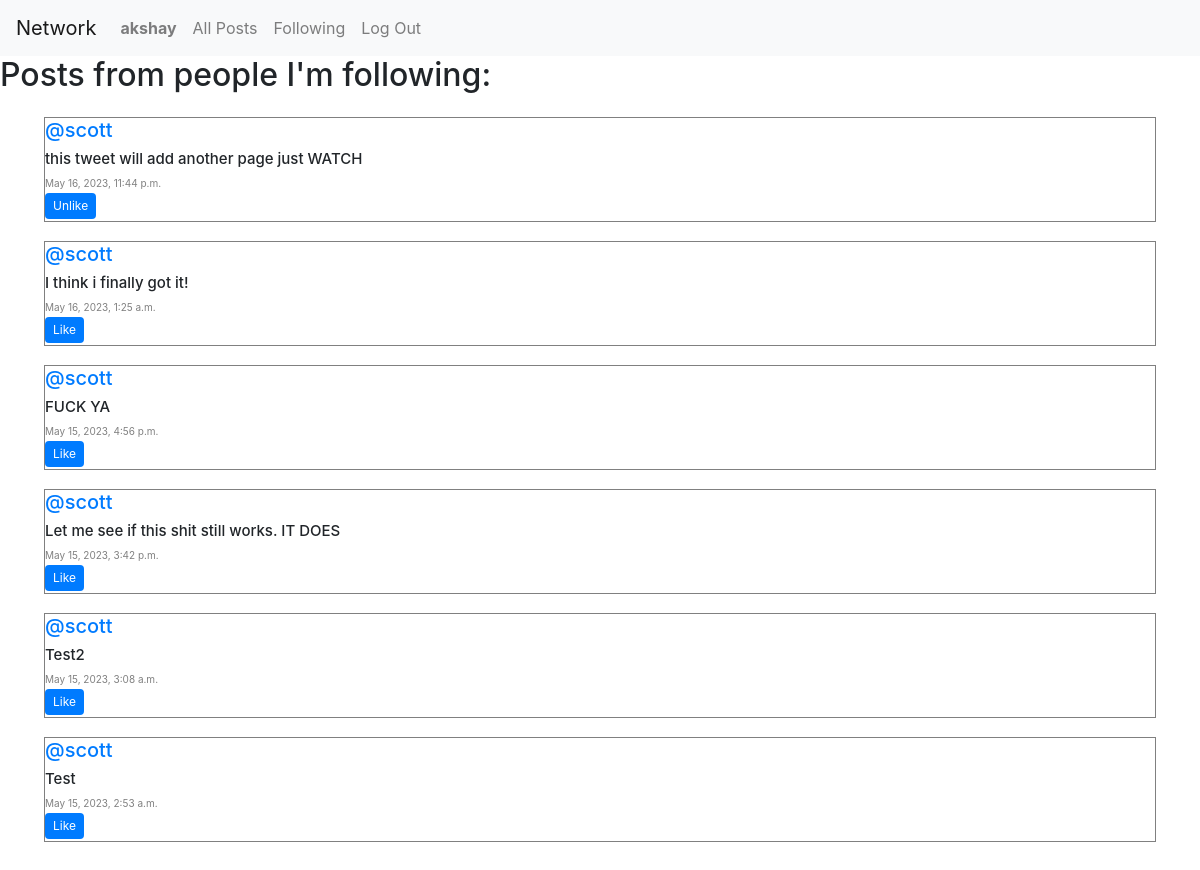
The app's page /following (signed in) with its own data.
### network/models.py (models this page shows, shortened)
class User(AbstractUser):
    pass

class Post(models.Model):
    text = models.CharField(max_length=280)
    user = models.ForeignKey(User, on_delete=models.CASCADE, related_name="author")
    date = models.DateTimeField(auto_now_add=True)

### network/views.py (the view)
# urls.py: path("following", views.following, name="following"),
def following(request):
    current_user = User.objects.get(pk=request.user.id)
    following = Follow.objects.filter(user=current_user)
    all_posts = Post.objects.all().order_by('id').reverse()
    user_liked_posts = list(Like.objects.filter(user=request.user).values_list('liked_post_id', flat=True))
    followed_posts = [post for post in all_posts if any(person.followed == post.user for person in following)]
    p = Paginator(followed_posts, 10)
    page_number = request.GET.get('page')
    page_obj = p.get_page(page_number)
    return render(request, "network/following.html", {
        "page_obj": page_obj,
        "all_posts": followed_posts,
        "user_liked_posts":user_liked_posts
    })

### network/templates/network/following.html (shortened to what this page needs)
{% extends "network/layout.html" %}
{% block body %}
    <h2>Posts from people I'm following:</h2>
    <div class="all-posts">
        {% for post in page_obj %}
            <div class="row post mx-4">
                <h6 class="author"><a href="{% url 'profile' user_id=post.user.id %}">@{{ post.user }}</a></h6>
                <h6 class="text">{{ post.text }}</h6>
                <p class="date">{{ post.date }}</p>
                {% if user.is_authenticated %}
                    <div class="like">
                        {% if post.id in user_liked_posts %}
                            <button class="like-btn btn btn-primary" data-post-id="{{ post.id }}">Unlike</button>
                        {% else %}
                            <button class="like-btn btn btn-primary" data-post-id="{{ post.id }}">Like</button>
                        {% endif %}
                    </div>
                {% endif %}
            </div>
        {% endfor %}
        <nav aria-label="Page Navigation">
        </nav>
    </div>
    {% load static %}
{% endblock %}

### network/templates/network/layout.html (shortened to what this page needs)
{% load static %}
<!DOCTYPE html>
<html lang="en">
    <head>
        <link rel="stylesheet" href="https://stackpath.bootstrapcdn.com/bootstrap/4.4.1/css/bootstrap.min.css">
        <link href="{% static 'network/styles.css/' %}" rel="stylesheet">
    </head>
    <body>
        <nav class="navbar navbar-expand-lg navbar-light bg-light">
            <a class="navbar-brand" href="{% url 'index' %}">Network</a>
            <div>
              <ul class="navbar-nav mr-auto">
                {% if user.is_authenticated %}
                    <li class="nav-item">
                        <a class="nav-link" href="{% url 'profile' user_id=user.id %}"><strong>{{ user.username }}</strong></a>
                    </li>
                {% endif %}
                <li class="nav-item">
                  <a class="nav-link" href="{% url 'index' %}">All Posts</a>
                </li>
                {% if user.is_authenticated %}
                    <li class="nav-item">
                        <a class="nav-link" href="{% url 'following' %}">Following</a>
                    </li>
                    <li class="nav-item">
                        <a class="nav-link" href="{% url 'logout' %}">Log Out</a>
                    </li>
                {% endif %}
              </ul>
            </div>
          </nav>
        <div class="body">
            {% block body %}
            {% endblock %}
        </div>
    </body>
</html>

### network/static/network/styles.css (style rules this page uses)
.all-posts { display:flex; justify-content: flex-start; flex-direction: column; margin: 20px; }
.post { display: block; margin-bottom: 1rem; flex-direction: column; border: 0.5px solid gray; margin-top: 3px; }
.text { font-size: 15px; }
.date { font-size: 10px; color: gray; margin-bottom: 2px; }
.author { font-size: 20px; }
.like-btn { margin-bottom: 2px; background-color: #007bff; color: #fff; border: none; padding: 4px 8px; font-size: 12px; cursor: pointer; }

### records on screen
User: username "akshay"
Post: user "scott", text "this tweet will add another page just WATCH", date "May 16, 2023, 11:44 p.m."
Post: user "scott", text "I think i finally got it!", date "May 16, 2023, 1:25 a.m."
Post: user "scott", text "FUCK YA", date "May 15, 2023, 4:56 p.m."
Post: user "scott", text "Let me see if this shit still works. IT DOES", date "May 15, 2023, 3:42 p.m."
Post: user "scott", text "Test2", date "May 15, 2023, 3:08 a.m."
Post: user "scott", text "Test", date "May 15, 2023, 2:53 a.m."
